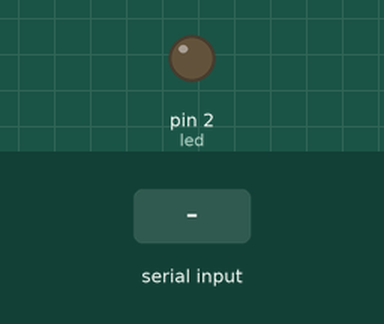
The sketch below on a simulated Arduino Uno, built with avr-gcc and run on an emulated ATmega328P. Shown: output pins drawn as LEDs (lit = HIGH). The test bench sets the inputs (shaded band).

Above: at 1.2 s.
1.3 s: "O" received over Serial
At 2.3 s:
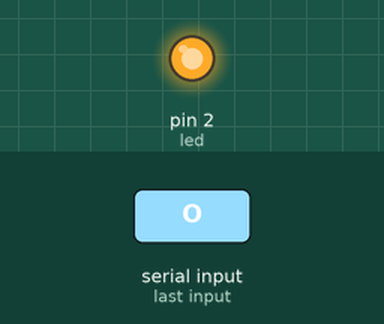
2.8 s: "F" received over Serial
At 3.4 s:
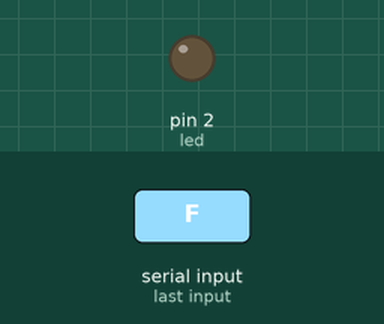
Timing chart, 0 to 5.8 s (numbered marks = the images above; inputs shaded):
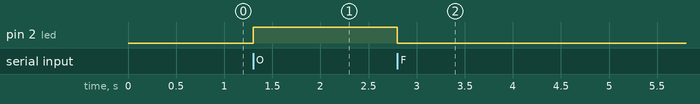

The sketch:

bluethoot.ino
```cpp
int led = 2; // Define the LED pin as 2
// int fan = 3; // Define the fan pin as 3
void setup()
{
Serial.begin(9600); // Initialize serial communication at a baud rate of 9600
pinMode(led, OUTPUT); // Set the LED pin as an OUTPUT
// pinMode(fan, OUTPUT); // Set the fan pin as an OUTPUT
}
void loop()
{
while (!Serial.available()); // Wait until there is data available in the serial buffer
byte value = Serial.read(); // Read a byte of data from the serial buffer
switch (value)
{
case 'O': // If the received character is 'O'
digitalWrite(led, HIGH); // Turn on the LED
break;
case 'F': // If the received character is 'F'
digitalWrite(led, LOW); // Turn off the LED
break;
/*
case 'A': // If the received character is 'A'
digitalWrite(fan, HIGH); // Turn on the fan
break;
case 'B': // If the received character is 'B'
digitalWrite(fan, LOW); // Turn off the fan
break;
*/
}
}
```

Measured:
- after the input at 1.3 s, pin 2 (led): LOW → HIGH at once
- after the input at 2.8 s, pin 2 (led): HIGH → LOW at once
